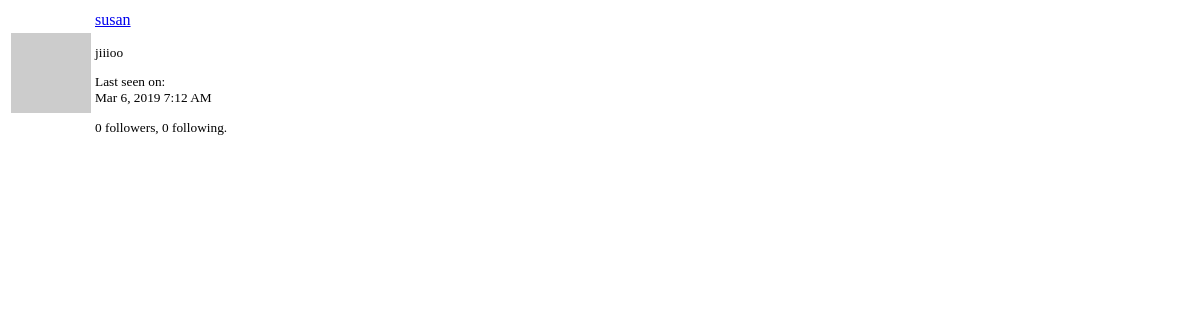
Page /user/susan/popup (signed in) on the earlier database version.
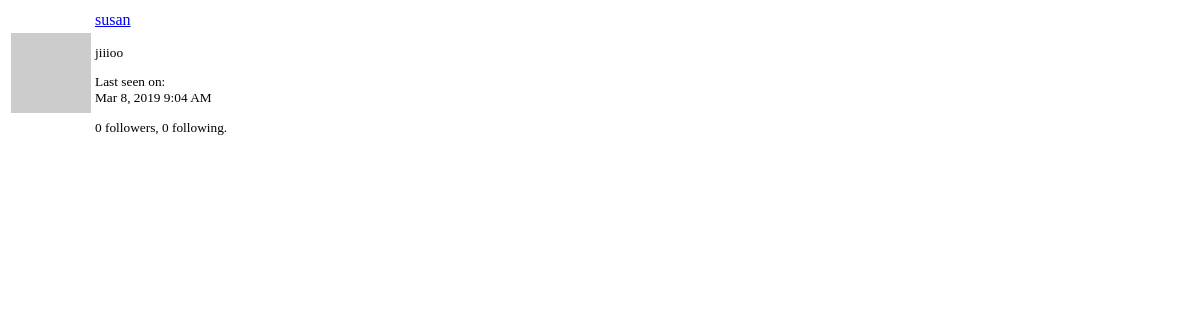
Same page on the later database version.
### app/models.py (models this page shows, shortened)
class User(UserMixin, db.Model):
    id = db.Column(db.Integer, primary_key=True)
    username = db.Column(db.String(64), index=True, unique=True)
    email = db.Column(db.String(120), index=True, unique=True)
    password_hash = db.Column(db.String(128))
    posts = db.relationship('Post', backref='author', lazy='dynamic')
    about_me = db.Column(db.String(140))
    last_seen = db.Column(db.DateTime, default=datetime.utcnow())
    followed = db.relationship(
        'User',
        secondary=followers,
        primaryjoin=(followers.c.follower_id == id),
        secondaryjoin=(followers.c.followed_id == id),
        backref=db.backref('followers', lazy='dynamic'),
        lazy='dynamic'
    )
    def avatar(self, size):
        digest = md5(self.email.lower().encode('utf-8')).hexdigest()
        return 'https://www.gravatar.com/avatar/{}?d=identicon&s={}'.format(digest, size)

### app/main/routes.py (the view)
@bp.route('/user/<username>/popup')
@login_required
def user_popup(username):
    user = User.query.filter_by(username=username).first_or_404()
    return render_template('user_popup.html', user=user)

### app/main/routes.py (called while the page is built)
@bp.before_request
def before_request():
    if current_user.is_authenticated:
        current_user.last_seen = datetime.utcnow()
        db.session.commit()
        g.search_form = SearchForm()
    g.locale = str(get_locale())
    if g.locale == 'zh':
        g.locale = 'zh-cn'

### app/models.py (called while the page is built)
@login.user_loader
def load_user(id):
    return User.query.get(int(id))

    @classmethod
    def before_commit(cls, session):
        session._changes = {
            'add': list(session.new),
            'update': list(session.dirty),
            'delete': list(session.deleted)
        }

    @classmethod
    def after_commit(cls, session):
        for obj in session._changes['add']:
            if isinstance(obj, SearchableMixin):
                add_to_index(obj.__tablename__, obj)
        for obj in session._changes['update']:
            if isinstance(obj, SearchableMixin):
                add_to_index(obj.__tablename__, obj)
        for obj in session._changes['delete']:
            if isinstance(obj, SearchableMixin):
                remove_from_index(obj.__tablename__, obj)
        session._changes = None

### app/templates/user_popup.html (shortened to what this page needs)
<table class="table">
    <tr>
        <td width="64" style="border: 0px;">
            <img src="{{ user.avatar(64) }}" alt="">
        </td>
        <td style="border: 0px;">
            <p>
                <a href="{{ url_for('main.user',username=user.username) }}">
                    {{ user.username }}
                </a>
            </p>
            <small>
                {% if user.about_me %}
                    <p>{{ user.about_me }}</p>
                {% endif %}
                {% if user.last_seen %}
                    <p>
                        {{ _('Last seen on: ') }}<br>
                        {{ moment(user.last_seen).format('lll') }}
                    </p>
                {% endif %}
                <p>
                    {{ _('%(count)d followers, ', count=user.followers.count()) }}{{ _('%(count)d following.', count=user.followed.count()) }}
                </p>
            </small>
        </td>
    </tr>
</table>

Differences in the rows shown:
changed User "susan": last_seen "Mar 6, 2019 7:12 AM" → "Mar 8, 2019 9:04 AM"
